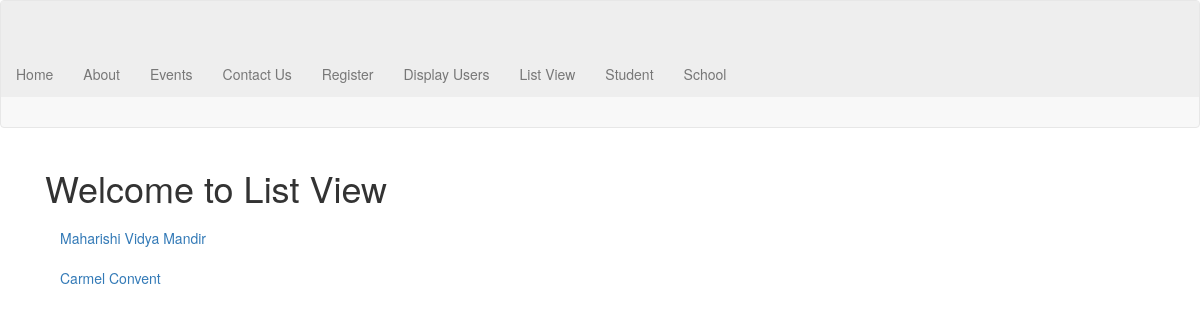
The page /first_app/school_list/ on the database as committed earlier.
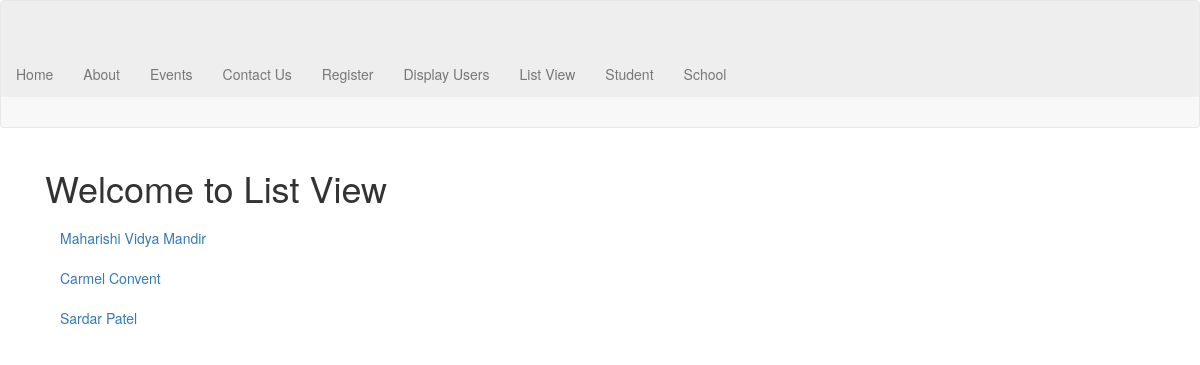
The same page on the database as committed later.
### first_app/models.py (models this page shows, shortened)
class School(models.Model):
    name = models.CharField(max_length=100)
    principal = models.CharField(max_length=100)
    location = models.CharField(max_length=256)

### first_app/views.py (the view)
class SchoolListView(ListView):
    model = School
    template_name = 'school_list.html'

### first_app/template/school_list.html
{% extends 'index.html' %} {% block content %}
<div class="col-md-12">
  <h1>Welcome to List View</h1>
  {% for school in school_list %}
  <ul class="nav">
    <li><a href="{{school.id}}/">{{school.name}}</a></li>
  </ul>
  {% endfor %}
</div>
{% endblock %}

Rows that differ between the two databases and show on the page:
added School: name "Sardar Patel"
